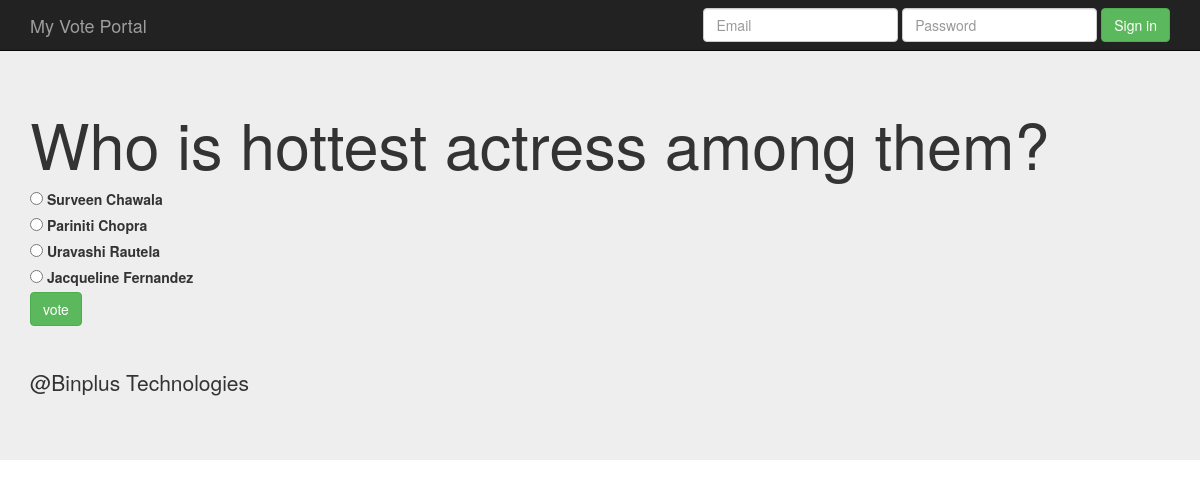
Page /polls/3/ on the committed database.
### polls/models.py (models this page shows, shortened)
class Question(models.Model):
    question_text = models.CharField(max_length=100)
    pub_date = models.DateTimeField('Date_published')

class Choice(models.Model):
    choice_text = models.CharField(max_length=200)
    votes =  models.IntegerField(default=0)
    question = models.ForeignKey(Question, on_delete=models.CASCADE)

### polls/views.py (the view)
# urls.py: path('<int:question_id>/', views.detail, name='detail'),
def detail(request, question_id):
    question = get_object_or_404(Question, pk=question_id)
    return  render(request, 'polls/detail.html',{'question':question})

### polls/templates/polls/detail.html (shortened to what this page needs)
{% extends 'polls/base.html' %}
{% block main_content  %}
   <h1> {{ question.question_text  }} </h1>
   <form action="{% url  'polls:vote' question.id  %}" method="post">
          {% for choice in question.choice_set.all  %}
                     <input type ="radio" name = "choice"  id = "choice{{forloop.counter}}"  value="{{choice.id }}"/>
                      <label for ="choice{{forloop.counter}}">{{choice.choice_text}}</label><br/>
           {% endfor %}
            <input type = "submit"  class  = "btn btn-success"value="vote"/>
    </form>
{% endblock %}

### rows in the picture
Question: question_text "Who is hottest actress among them?"
Choice: choice_text "Surveen Chawala"
Choice: choice_text "Pariniti Chopra"
Choice: choice_text "Uravashi Rautela"
Choice: choice_text "Jacqueline Fernandez"
